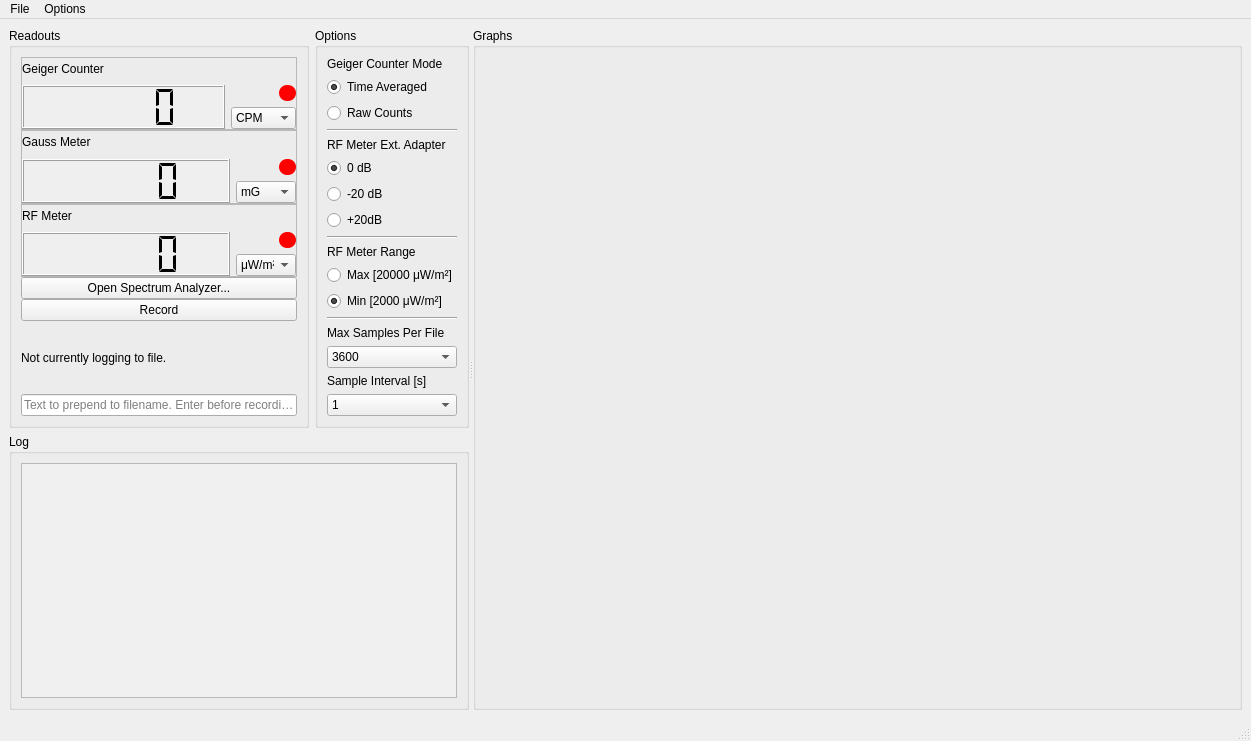
<?xml version="1.0" encoding="UTF-8"?>
<ui version="4.0">
 <class>MainWindow</class>
 <widget class="QMainWindow" name="MainWindow">
  <property name="geometry">
   <rect>
    <x>0</x>
    <y>0</y>
    <width>1251</width>
    <height>741</height>
   </rect>
  </property>
  <property name="windowTitle">
   <string>DataLogger</string>
  </property>
  <widget class="QWidget" name="centralwidget">
   <layout class="QHBoxLayout" name="horizontalLayout_2">
    <item>
     <widget class="QSplitter" name="splitter">
      <property name="orientation">
       <enum>Qt::Horizontal</enum>
      </property>
      <widget class="QWidget" name="layoutWidget">
       <layout class="QGridLayout" name="gridLayout">
        <item row="0" column="0">
         <widget class="QGroupBox" name="groupBox">
          <property name="minimumSize">
           <size>
            <width>300</width>
            <height>0</height>
           </size>
          </property>
          <property name="title">
           <string>Readouts</string>
          </property>
          <layout class="QVBoxLayout" name="verticalLayout_2">
           <property name="spacing">
            <number>0</number>
           </property>
           <item>
            <widget class="QFrame" name="frame_4">
             <property name="frameShape">
              <enum>QFrame::StyledPanel</enum>
             </property>
             <property name="frameShadow">
              <enum>QFrame::Raised</enum>
             </property>
             <layout class="QGridLayout" name="gridLayout_3">
              <property name="leftMargin">
               <number>0</number>
              </property>
              <property name="topMargin">
               <number>0</number>
              </property>
              <property name="rightMargin">
               <number>0</number>
              </property>
              <property name="bottomMargin">
               <number>0</number>
              </property>
              <item row="1" column="0" rowspan="2">
               <widget class="QLCDNumber" name="geigerLCD">
                <property name="sizePolicy">
                 <sizepolicy hsizetype="Minimum" vsizetype="Minimum">
                  <horstretch>2</horstretch>
                  <verstretch>0</verstretch>
                 </sizepolicy>
                </property>
                <property name="autoFillBackground">
                 <bool>true</bool>
                </property>
                <property name="segmentStyle">
                 <enum>QLCDNumber::Flat</enum>
                </property>
               </widget>
              </item>
              <item row="1" column="1" alignment="Qt::AlignRight">
               <widget class="QLabel" name="geigerIndicator">
                <property name="minimumSize">
                 <size>
                  <width>16</width>
                  <height>0</height>
                 </size>
                </property>
                <property name="maximumSize">
                 <size>
                  <width>16777215</width>
                  <height>16</height>
                 </size>
                </property>
                <property name="styleSheet">
                 <string notr="true">
    border: 0px solid #555;
    border-radius: 8px;
    border-style: outset;
	background-color: rgb(255, 0, 0);
    padding: 5px;</string>
                </property>
                <property name="text">
                 <string/>
                </property>
               </widget>
              </item>
              <item row="0" column="0" colspan="2">
               <widget class="QLabel" name="label_7">
                <property name="text">
                 <string>Geiger Counter</string>
                </property>
               </widget>
              </item>
              <item row="2" column="1">
               <widget class="QComboBox" name="geigerUnits">
                <property name="minimumSize">
                 <size>
                  <width>60</width>
                  <height>0</height>
                 </size>
                </property>
                <property name="editable">
                 <bool>false</bool>
                </property>
                <item>
                 <property name="text">
                  <string>CPM</string>
                 </property>
                </item>
                <item>
                 <property name="text">
                  <string>CPS</string>
                 </property>
                </item>
                <item>
                 <property name="text">
                  <string>mR/hr</string>
                 </property>
                </item>
                <item>
                 <property name="text">
                  <string>μSv/hr</string>
                 </property>
                </item>
               </widget>
              </item>
             </layout>
            </widget>
           </item>
           <item>
            <widget class="QFrame" name="frame_2">
             <property name="frameShape">
              <enum>QFrame::StyledPanel</enum>
             </property>
             <property name="frameShadow">
              <enum>QFrame::Raised</enum>
             </property>
             <layout class="QGridLayout" name="gridLayout_2">
              <property name="leftMargin">
               <number>0</number>
              </property>
              <property name="topMargin">
               <number>0</number>
              </property>
              <property name="rightMargin">
               <number>0</number>
              </property>
              <property name="bottomMargin">
               <number>0</number>
              </property>
              <item row="1" column="0" rowspan="2">
               <widget class="QLCDNumber" name="gaussLCD">
                <property name="sizePolicy">
                 <sizepolicy hsizetype="Minimum" vsizetype="Minimum">
                  <horstretch>2</horstretch>
                  <verstretch>0</verstretch>
                 </sizepolicy>
                </property>
                <property name="autoFillBackground">
                 <bool>true</bool>
                </property>
                <property name="segmentStyle">
                 <enum>QLCDNumber::Flat</enum>
                </property>
               </widget>
              </item>
              <item row="1" column="1" alignment="Qt::AlignRight">
               <widget class="QLabel" name="gaussIndicator">
                <property name="minimumSize">
                 <size>
                  <width>16</width>
                  <height>0</height>
                 </size>
                </property>
                <property name="maximumSize">
                 <size>
                  <width>16777215</width>
                  <height>16</height>
                 </size>
                </property>
                <property name="styleSheet">
                 <string notr="true">
    border: 0px solid #555;
    border-radius: 8px;
    border-style: outset;
	background-color: rgb(255, 0, 0);
    padding: 5px;</string>
                </property>
                <property name="text">
                 <string/>
                </property>
               </widget>
              </item>
              <item row="2" column="1" alignment="Qt::AlignRight">
               <widget class="QComboBox" name="gaussUnits">
                <property name="minimumSize">
                 <size>
                  <width>60</width>
                  <height>0</height>
                 </size>
                </property>
                <property name="editable">
                 <bool>false</bool>
                </property>
                <item>
                 <property name="text">
                  <string>mG</string>
                 </property>
                </item>
                <item>
                 <property name="text">
                  <string>μT</string>
                 </property>
                </item>
               </widget>
              </item>
              <item row="0" column="0" colspan="2">
               <widget class="QLabel" name="label_2">
                <property name="text">
                 <string>Gauss Meter</string>
                </property>
               </widget>
              </item>
             </layout>
            </widget>
           </item>
           <item>
            <widget class="QFrame" name="frame_5">
             <property name="frameShape">
              <enum>QFrame::StyledPanel</enum>
             </property>
             <property name="frameShadow">
              <enum>QFrame::Raised</enum>
             </property>
             <layout class="QGridLayout" name="gridLayout_4">
              <property name="leftMargin">
               <number>0</number>
              </property>
              <property name="topMargin">
               <number>0</number>
              </property>
              <property name="rightMargin">
               <number>0</number>
              </property>
              <property name="bottomMargin">
               <number>0</number>
              </property>
              <item row="0" column="0" colspan="2">
               <widget class="QLabel" name="label_8">
                <property name="text">
                 <string>RF Meter</string>
                </property>
               </widget>
              </item>
              <item row="2" column="1" alignment="Qt::AlignRight">
               <widget class="QComboBox" name="rfUnits">
                <property name="minimumSize">
                 <size>
                  <width>60</width>
                  <height>0</height>
                 </size>
                </property>
                <property name="maximumSize">
                 <size>
                  <width>60</width>
                  <height>16777215</height>
                 </size>
                </property>
                <property name="editable">
                 <bool>false</bool>
                </property>
                <item>
                 <property name="text">
                  <string>μW/m²</string>
                 </property>
                </item>
                <item>
                 <property name="text">
                  <string>mW/m²</string>
                 </property>
                </item>
               </widget>
              </item>
              <item row="1" column="1" alignment="Qt::AlignRight">
               <widget class="QLabel" name="rfIndicator">
                <property name="minimumSize">
                 <size>
                  <width>16</width>
                  <height>0</height>
                 </size>
                </property>
                <property name="maximumSize">
                 <size>
                  <width>16777215</width>
                  <height>16</height>
                 </size>
                </property>
                <property name="styleSheet">
                 <string notr="true">
    border: 0px solid #555;
    border-radius: 8px;
    border-style: outset;
	background-color: rgb(255, 0, 0);
    padding: 5px;</string>
                </property>
                <property name="text">
                 <string/>
                </property>
               </widget>
              </item>
              <item row="1" column="0" rowspan="2">
               <widget class="QLCDNumber" name="rfLCD">
                <property name="sizePolicy">
                 <sizepolicy hsizetype="Ignored" vsizetype="Minimum">
                  <horstretch>2</horstretch>
                  <verstretch>0</verstretch>
                 </sizepolicy>
                </property>
                <property name="autoFillBackground">
                 <bool>true</bool>
                </property>
                <property name="segmentStyle">
                 <enum>QLCDNumber::Flat</enum>
                </property>
               </widget>
              </item>
             </layout>
            </widget>
           </item>
           <item>
            <widget class="QPushButton" name="spectrumButton">
             <property name="text">
              <string>Open Spectrum Analyzer...</string>
             </property>
            </widget>
           </item>
           <item>
            <widget class="QPushButton" name="recButton">
             <property name="text">
              <string>Record</string>
             </property>
             <property name="checkable">
              <bool>true</bool>
             </property>
            </widget>
           </item>
           <item>
            <widget class="QLabel" name="filenameLabel">
             <property name="text">
              <string>Not currently logging to file.</string>
             </property>
            </widget>
           </item>
           <item>
            <widget class="QLineEdit" name="filenameEdit">
             <property name="placeholderText">
              <string>Text to prepend to filename. Enter before recording.</string>
             </property>
            </widget>
           </item>
          </layout>
          <zorder>frame_2</zorder>
          <zorder>recButton</zorder>
          <zorder>spectrumButton</zorder>
          <zorder>frame_4</zorder>
          <zorder>frame_5</zorder>
          <zorder>filenameLabel</zorder>
          <zorder>filenameEdit</zorder>
         </widget>
        </item>
        <item row="0" column="1">
         <widget class="QGroupBox" name="groupBox_4">
          <property name="sizePolicy">
           <sizepolicy hsizetype="Minimum" vsizetype="Preferred">
            <horstretch>0</horstretch>
            <verstretch>0</verstretch>
           </sizepolicy>
          </property>
          <property name="title">
           <string>Options</string>
          </property>
          <layout class="QVBoxLayout" name="verticalLayout_3">
           <item>
            <layout class="QVBoxLayout" name="verticalLayout_4">
             <item>
              <widget class="QLabel" name="label_4">
               <property name="text">
                <string>Geiger Counter Mode</string>
               </property>
              </widget>
             </item>
             <item>
              <widget class="QRadioButton" name="timeAvgMode">
               <property name="text">
                <string>Time Averaged</string>
               </property>
               <property name="checked">
                <bool>true</bool>
               </property>
               <attribute name="buttonGroup">
                <string notr="true">geigerModeButtonGroup</string>
               </attribute>
              </widget>
             </item>
             <item>
              <widget class="QRadioButton" name="rawCountMode">
               <property name="text">
                <string>Raw Counts</string>
               </property>
               <attribute name="buttonGroup">
                <string notr="true">geigerModeButtonGroup</string>
               </attribute>
              </widget>
             </item>
             <item>
              <widget class="Line" name="line">
               <property name="orientation">
                <enum>Qt::Horizontal</enum>
               </property>
              </widget>
             </item>
             <item>
              <widget class="QLabel" name="label">
               <property name="text">
                <string>RF Meter Ext. Adapter</string>
               </property>
              </widget>
             </item>
             <item>
              <widget class="QRadioButton" name="rf0db">
               <property name="text">
                <string>0 dB</string>
               </property>
               <property name="checked">
                <bool>true</bool>
               </property>
               <attribute name="buttonGroup">
                <string notr="true">rfAdapterButtonGroup</string>
               </attribute>
              </widget>
             </item>
             <item>
              <widget class="QRadioButton" name="rfMinus20db">
               <property name="text">
                <string>-20 dB</string>
               </property>
               <attribute name="buttonGroup">
                <string notr="true">rfAdapterButtonGroup</string>
               </attribute>
              </widget>
             </item>
             <item>
              <widget class="QRadioButton" name="rfPlus20dB">
               <property name="text">
                <string>+20dB</string>
               </property>
               <attribute name="buttonGroup">
                <string notr="true">rfAdapterButtonGroup</string>
               </attribute>
              </widget>
             </item>
             <item>
              <widget class="Line" name="line_2">
               <property name="orientation">
                <enum>Qt::Horizontal</enum>
               </property>
              </widget>
             </item>
             <item>
              <widget class="QLabel" name="label_3">
               <property name="text">
                <string>RF Meter Range</string>
               </property>
              </widget>
             </item>
             <item>
              <widget class="QRadioButton" name="rfRangeMax">
               <property name="text">
                <string>Max [20000 μW/m²]</string>
               </property>
               <attribute name="buttonGroup">
                <string notr="true">rfRange</string>
               </attribute>
              </widget>
             </item>
             <item>
              <widget class="QRadioButton" name="rfRangeMin">
               <property name="text">
                <string>Min [2000 μW/m²]</string>
               </property>
               <property name="checked">
                <bool>true</bool>
               </property>
               <attribute name="buttonGroup">
                <string notr="true">rfRange</string>
               </attribute>
              </widget>
             </item>
             <item>
              <widget class="Line" name="line_3">
               <property name="orientation">
                <enum>Qt::Horizontal</enum>
               </property>
              </widget>
             </item>
             <item>
              <widget class="QLabel" name="label_5">
               <property name="text">
                <string>Max Samples Per File</string>
               </property>
              </widget>
             </item>
             <item>
              <widget class="QComboBox" name="maxSampleSelector">
               <item>
                <property name="text">
                 <string>3600</string>
                </property>
               </item>
               <item>
                <property name="text">
                 <string>7200</string>
                </property>
               </item>
               <item>
                <property name="text">
                 <string>14400</string>
                </property>
               </item>
               <item>
                <property name="text">
                 <string>21600</string>
                </property>
               </item>
               <item>
                <property name="text">
                 <string>43200</string>
                </property>
               </item>
              </widget>
             </item>
             <item>
              <widget class="QLabel" name="label_6">
               <property name="text">
                <string>Sample Interval [s]</string>
               </property>
              </widget>
             </item>
             <item>
              <widget class="QComboBox" name="intervalSelector">
               <item>
                <property name="text">
                 <string>1</string>
                </property>
               </item>
               <item>
                <property name="text">
                 <string>2</string>
                </property>
               </item>
               <item>
                <property name="text">
                 <string>5</string>
                </property>
               </item>
               <item>
                <property name="text">
                 <string>10</string>
                </property>
               </item>
               <item>
                <property name="text">
                 <string>15</string>
                </property>
               </item>
               <item>
                <property name="text">
                 <string>30</string>
                </property>
               </item>
              </widget>
             </item>
            </layout>
           </item>
          </layout>
         </widget>
        </item>
        <item row="1" column="0" colspan="2">
         <widget class="QGroupBox" name="groupBox_3">
          <property name="title">
           <string>Log</string>
          </property>
          <layout class="QHBoxLayout" name="horizontalLayout">
           <item>
            <widget class="QTableView" name="logTable">
             <property name="palette">
              <palette>
               <active>
                <colorrole role="Base">
                 <brush brushstyle="SolidPattern">
                  <color alpha="255">
                   <red>240</red>
                   <green>240</green>
                   <blue>240</blue>
                  </color>
                 </brush>
                </colorrole>
                <colorrole role="AlternateBase">
                 <brush brushstyle="SolidPattern">
                  <color alpha="255">
                   <red>208</red>
                   <green>208</green>
                   <blue>208</blue>
                  </color>
                 </brush>
                </colorrole>
               </active>
               <inactive>
                <colorrole role="Base">
                 <brush brushstyle="SolidPattern">
                  <color alpha="255">
                   <red>240</red>
                   <green>240</green>
                   <blue>240</blue>
                  </color>
                 </brush>
                </colorrole>
                <colorrole role="AlternateBase">
                 <brush brushstyle="SolidPattern">
                  <color alpha="255">
                   <red>208</red>
                   <green>208</green>
                   <blue>208</blue>
                  </color>
                 </brush>
                </colorrole>
               </inactive>
               <disabled>
                <colorrole role="Base">
                 <brush brushstyle="SolidPattern">
                  <color alpha="255">
                   <red>255</red>
                   <green>0</green>
                   <blue>0</blue>
                  </color>
                 </brush>
                </colorrole>
                <colorrole role="AlternateBase">
                 <brush brushstyle="SolidPattern">
                  <color alpha="255">
                   <red>208</red>
                   <green>208</green>
                   <blue>208</blue>
                  </color>
                 </brush>
                </colorrole>
               </disabled>
              </palette>
             </property>
             <property name="styleSheet">
              <string notr="true">gridline-color: rgba(255, 255, 255, 0)</string>
             </property>
             <property name="alternatingRowColors">
              <bool>true</bool>
             </property>
            </widget>
           </item>
          </layout>
         </widget>
        </item>
       </layout>
      </widget>
      <widget class="QGroupBox" name="groupBox_2">
       <property name="sizePolicy">
        <sizepolicy hsizetype="Maximum" vsizetype="Preferred">
         <horstretch>2</horstretch>
         <verstretch>0</verstretch>
        </sizepolicy>
       </property>
       <property name="title">
        <string>Graphs</string>
       </property>
       <layout class="QVBoxLayout" name="verticalLayout">
        <item>
         <widget class="GraphWidget" name="graph" native="true"/>
        </item>
       </layout>
      </widget>
     </widget>
    </item>
   </layout>
  </widget>
  <widget class="QMenuBar" name="menubar">
   <property name="geometry">
    <rect>
     <x>0</x>
     <y>0</y>
     <width>1251</width>
     <height>21</height>
    </rect>
   </property>
   <property name="nativeMenuBar">
    <bool>true</bool>
   </property>
   <widget class="QMenu" name="menuFile">
    <property name="title">
     <string>File</string>
    </property>
   </widget>
   <widget class="QMenu" name="menuOptions">
    <property name="title">
     <string>Options</string>
    </property>
    <widget class="QMenu" name="menuGeiger">
     <property name="title">
      <string>Geiger Counter</string>
     </property>
     <addaction name="actionAveraging_Time"/>
     <addaction name="separator"/>
     <addaction name="avg10s"/>
     <addaction name="avg30s"/>
     <addaction name="avg60s"/>
    </widget>
    <addaction name="menuGeiger"/>
   </widget>
   <addaction name="menuFile"/>
   <addaction name="menuOptions"/>
  </widget>
  <widget class="QStatusBar" name="statusbar"/>
  <action name="actionCPM">
   <property name="checkable">
    <bool>false</bool>
   </property>
   <property name="enabled">
    <bool>true</bool>
   </property>
   <property name="text">
    <string>CPM</string>
   </property>
  </action>
  <action name="actionCPM_2">
   <property name="checkable">
    <bool>true</bool>
   </property>
   <property name="text">
    <string>CPM</string>
   </property>
  </action>
  <action name="actionCPS">
   <property name="checkable">
    <bool>true</bool>
   </property>
   <property name="text">
    <string>CPS</string>
   </property>
  </action>
  <action name="actionmR_Hr">
   <property name="checkable">
    <bool>true</bool>
   </property>
   <property name="text">
    <string>mR/hr</string>
   </property>
  </action>
  <action name="actionuSv_hr">
   <property name="checkable">
    <bool>true</bool>
   </property>
   <property name="text">
    <string>uSv/hr</string>
   </property>
  </action>
  <action name="actionmG">
   <property name="text">
    <string>mG</string>
   </property>
  </action>
  <action name="actionuT">
   <property name="text">
    <string>uT</string>
   </property>
  </action>
  <action name="actionHello">
   <property name="text">
    <string>Hello</string>
   </property>
  </action>
  <action name="actionAveraging_Time">
   <property name="text">
    <string>Averaging Time</string>
   </property>
  </action>
  <actiongroup name="avgTimeMenu">
   <action name="avg10s">
    <property name="checkable">
     <bool>true</bool>
    </property>
    <property name="text">
     <string>10s</string>
    </property>
   </action>
   <action name="avg30s">
    <property name="checkable">
     <bool>true</bool>
    </property>
    <property name="checked">
     <bool>true</bool>
    </property>
    <property name="text">
     <string>30s</string>
    </property>
   </action>
   <action name="avg60s">
    <property name="checkable">
     <bool>true</bool>
    </property>
    <property name="text">
     <string>60s</string>
    </property>
   </action>
  </actiongroup>
 </widget>
 <customwidgets>
  <customwidget>
   <class>GraphWidget</class>
   <extends>QWidget</extends>
   <header>qtgraphwidget</header>
   <container>1</container>
  </customwidget>
 </customwidgets>
 <resources/>
 <connections/>
 <buttongroups>
  <buttongroup name="geigerModeButtonGroup"/>
  <buttongroup name="rfAdapterButtonGroup"/>
  <buttongroup name="rfRange"/>
 </buttongroups>
</ui>
